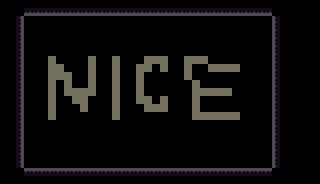

A level layout from a 2D game, rendered from its tile map. Below: a short description, then the map file with its tile-grid data intact:
An orthogonal 40x23 tile map with 8x8 px tiles, 1 tile layer (ground) and 4 objects.

<map version="1.10" tiledversion="1.11.0" orientation="orthogonal" renderorder="right-down" width="40" height="23" tilewidth="8" tileheight="8" infinite="0" nextlayerid="4" nextobjectid="6">
 <editorsettings>
  <export target="3.lua" format="lua" />
 </editorsettings>
 <tileset firstgid="1" name="tiles" tilewidth="8" tileheight="8" tilecount="216" columns="18">
  <image source="../assets/tiles.png" width="144" height="96" />
 </tileset>
 <layer id="1" name="ground" width="40" height="23">
  <data encoding="csv">
0,0,0,0,0,0,0,0,0,0,0,0,0,0,0,0,0,0,0,0,0,0,0,0,0,0,0,0,0,0,0,0,0,0,0,0,0,0,0,0,
0,0,0,68,68,68,68,68,68,68,68,68,68,68,68,68,68,68,68,68,68,68,68,68,68,68,68,68,68,68,68,68,68,68,0,0,0,0,0,0,
0,0,51,0,0,0,0,0,0,0,0,0,0,0,0,0,0,0,0,0,0,0,0,0,0,0,0,0,0,0,0,0,0,0,49,0,0,0,0,0,
0,0,51,0,0,0,0,0,0,0,0,0,0,0,0,0,0,0,0,0,0,0,0,0,0,0,0,0,0,0,0,0,0,0,49,0,0,0,0,0,
0,0,51,0,0,0,0,0,0,0,0,0,0,0,0,0,0,0,0,0,0,0,0,0,0,0,0,0,0,0,0,0,0,0,49,0,0,0,0,0,
0,0,51,0,0,0,0,0,0,0,0,0,0,0,0,0,0,0,0,0,0,0,0,0,0,0,0,0,0,0,0,0,0,0,49,0,0,0,0,0,
0,0,51,0,0,0,0,0,0,0,0,0,0,0,0,0,0,0,0,0,0,0,0,0,0,0,0,0,0,0,0,0,0,0,49,0,0,0,0,0,
0,0,51,0,0,0,146,0,0,0,0,146,0,0,146,0,0,0,146,146,146,0,0,146,146,146,0,0,0,0,0,0,0,0,49,0,0,0,0,0,
0,0,51,0,0,0,146,146,0,0,0,146,0,0,146,0,0,146,146,0,146,0,0,146,0,0,146,146,146,146,0,0,0,0,49,0,0,0,0,0,
0,0,51,0,0,0,146,146,146,0,0,146,0,0,146,0,0,146,0,0,0,0,0,146,0,0,0,0,0,0,0,0,0,0,49,0,0,0,0,0,
0,0,51,0,0,0,146,0,146,0,0,146,0,0,146,0,0,146,0,0,0,0,0,0,146,0,0,0,0,0,0,0,0,0,49,0,0,0,0,0,
0,0,51,0,0,0,146,0,146,146,146,146,0,0,146,0,0,146,0,0,0,0,0,0,146,146,146,146,146,0,0,0,0,0,49,0,0,0,0,0,
0,0,51,0,0,0,146,0,0,146,146,0,0,0,146,0,0,146,146,0,146,0,0,0,146,0,0,0,0,0,0,0,0,0,49,0,0,0,0,0,
0,0,51,0,0,0,146,0,0,0,146,0,0,0,146,0,0,0,146,146,146,0,0,0,146,0,0,0,0,0,0,0,0,0,49,0,0,0,0,0,
0,0,51,0,0,0,146,0,0,0,0,0,0,0,146,0,0,0,0,0,0,0,0,0,146,146,146,146,146,146,0,0,0,0,49,0,0,0,0,0,
0,0,51,0,0,0,0,0,0,0,0,0,0,0,0,0,0,0,0,0,0,0,0,0,0,0,0,0,0,0,0,0,0,0,49,0,0,0,0,0,
0,0,51,0,0,0,0,0,0,0,0,0,0,0,0,0,0,0,0,0,0,0,0,0,0,0,0,0,0,0,0,0,0,0,49,0,0,0,0,0,
0,0,51,0,0,0,0,0,0,0,0,0,0,0,0,0,0,0,0,0,0,0,0,0,0,0,0,0,0,0,0,0,0,0,49,0,0,0,0,0,
0,0,51,0,0,0,0,0,0,0,0,0,0,0,0,0,0,0,0,0,0,0,0,0,0,0,0,0,0,0,0,0,0,0,49,0,0,0,0,0,
0,0,51,0,0,0,0,0,0,0,0,0,0,0,0,0,0,0,0,0,0,0,0,0,0,0,0,0,0,0,0,0,0,0,49,0,0,0,0,0,
0,0,51,0,0,0,0,0,0,0,0,0,0,0,0,0,0,0,0,0,0,0,0,0,0,0,0,0,0,0,0,0,0,0,49,0,0,0,0,0,
0,0,0,32,32,32,32,32,32,32,32,32,32,32,32,32,32,32,32,32,32,32,32,32,32,32,32,32,32,32,32,32,32,32,0,0,0,0,0,0,
0,0,0,0,0,0,0,0,0,0,0,0,0,0,0,0,0,0,0,0,0,0,0,0,0,0,0,0,0,0,0,0,0,0,0,0,0,0,0,0
</data>
 </layer>
 <objectgroup id="2" name="solid">
  <object id="1" x="15.8567" y="17.4423" width="7.92833" height="150.638">
   <properties>
    <property name="collidable" type="bool" value="true" />
   </properties>
  </object>
  <object id="3" x="272.734" y="16.6496" width="7.92833" height="150.638">
   <properties>
    <property name="collidable" type="bool" value="true" />
   </properties>
  </object>
  <object id="4" x="20.6137" y="8.72128" width="252.121" height="6.34243">
   <properties>
    <property name="collidable" type="bool" value="true" />
   </properties>
  </object>
  <object id="5" x="22.9921" y="168.081" width="252.121" height="6.34243">
   <properties>
    <property name="collidable" type="bool" value="true" />
   </properties>
  </object>
 </objectgroup>
 <objectgroup id="3" name="entity" />
</map>